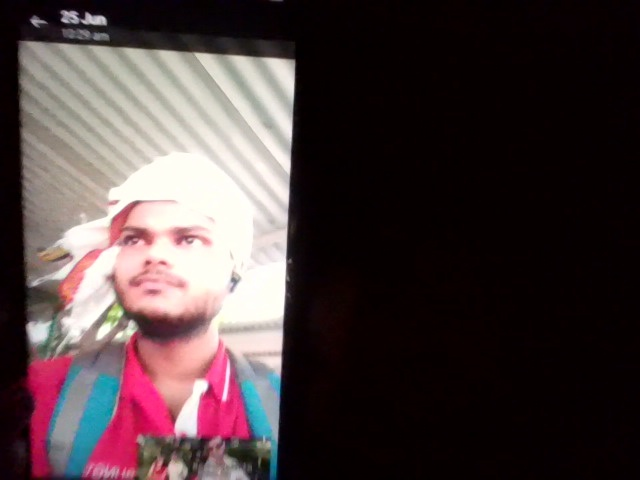
#> input picture data/faces/123456/sample_1.jpg, 640 x 480 px
$ python -i liveness.py   (imports and definitions only)
#> lines starting #> are read from the running program, lines starting #| are printed output that depends on the picture
#> further down, picture is the input picture: shape (480, 640, 3); mean B, G, R 62.5, 61.1, 75.3
# liveness.py

import cv2
import numpy as np
from typing import Tuple, Optional
import time


class LivenessDetector:
    """
    Basic liveness detection using blink detection.
    Uses eye aspect ratio (EAR) to detect blinks.
    """

    def __init__(self):
        # Load face and eye cascade classifiers
        self.face_cascade = cv2.CascadeClassifier(
            cv2.data.haarcascades + 'haarcascade_frontalface_default.xml'
        )
        self.eye_cascade = cv2.CascadeClassifier(
            cv2.data.haarcascades + 'haarcascade_eye.xml'
        )

        self.blink_threshold = 3
        self.blink_count = 0
        self.eyes_closed_frames = 0
        self.eyes_were_closed = False

    def detect_eyes(self, frame: np.ndarray) -> int:
        """Detect number of eyes in the frame."""
        gray = cv2.cvtColor(frame, cv2.COLOR_BGR2GRAY)
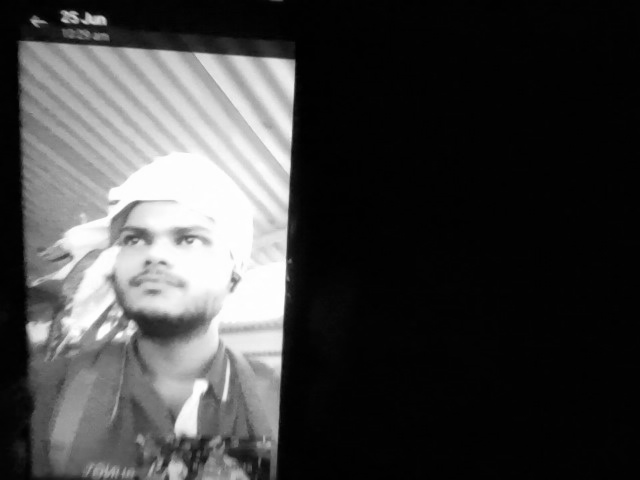
#> gray: shape (480, 640); min 0, max 255, mean 65.6
        faces = self.face_cascade.detectMultiScale(gray, 1.3, 5)
#> faces = [[40, 226, 79, 79], [91, 182, 142, 142]]

        total_eyes = 0
        for (x, y, w, h) in faces:
            roi_gray = gray[y:y+h, x:x+w]
            eyes = self.eye_cascade.detectMultiScale(roi_gray)
            total_eyes += len(eyes)
#> this loop made 2 passes
#> (x, y, w, h, total_eyes) on passes 1 to 2: (40, 226, 79, 79, 0), (91, 182, 142, 142, 4)
#> pass 1, in detect_eyes, `roi_gray = gray[y:y+h, x:x+w]`:
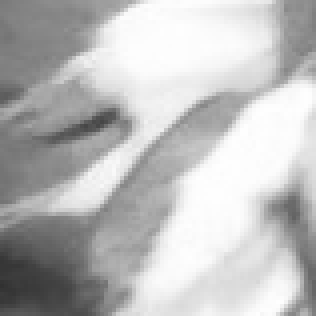
#> roi_gray: shape (79, 79) (shown 4 times larger); min 49, max 254, mean 187.9
#> pass 2, in detect_eyes, `roi_gray = gray[y:y+h, x:x+w]`:
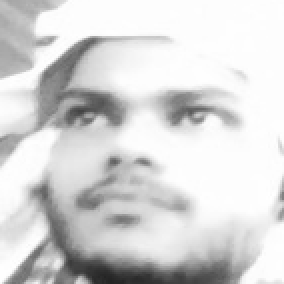
#> roi_gray: shape (142, 142) (shown 2 times larger); min 35, max 255, mean 214
#> after the loop, total_eyes = 4

        return total_eyes

    # [22 lines left out: function process_frame, not called in this run]

    def is_live(self) -> bool:
        """Check if enough blinks have been detected."""
        return self.blink_count >= self.blink_threshold

    # [58 lines left out: functions reset, perform_liveness_check, not called in this run]

>>> import cv2
>>> picture = cv2.imread('data/faces/123456/sample_1.jpg')
>>> result = LivenessDetector().detect_eyes(picture)
#> result = 4

$ run again, on data/faces/123456/sample_2.jpg
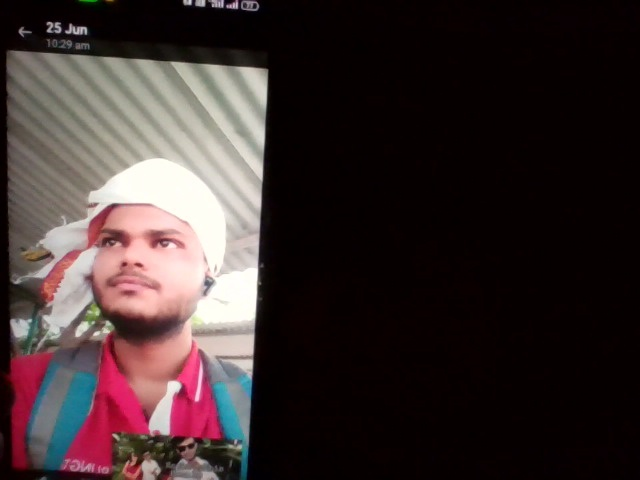
#> input picture data/faces/123456/sample_2.jpg, 640 x 480 px
#> picture is the input picture: shape (480, 640, 3); mean B, G, R 46.6, 46.7, 59.7
#> faces = [[23, 227, 76, 76], [63, 181, 148, 148]]
#> the loop in detect_eyes, `for (x, y, w, h) in faces:` made 2 passes
#> (x, y, w, h, total_eyes) on pass 1: (23, 227, 76, 76, 0)
#> pass 1, in detect_eyes, `roi_gray = gray[y:y+h, x:x+w]`:
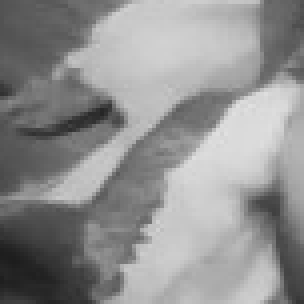
#> roi_gray: shape (76, 76) (shown 4 times larger); min 29, max 224, mean 144
#> pass 2, in detect_eyes, `roi_gray = gray[y:y+h, x:x+w]`:
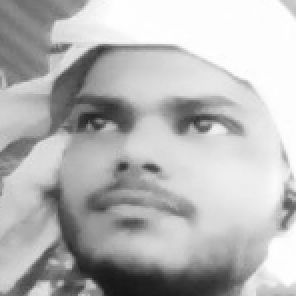
#> roi_gray: shape (148, 148) (shown 2 times larger); min 22, max 254, mean 182.3
#> after the loop in detect_eyes, `for (x, y, w, h) in faces:`: total_eyes = 2
